Frame 1 (no input): blank canvas, image omitted
Frame 60 (the mouse pressed at the canvas centre just before this capture): blank canvas, image omitted
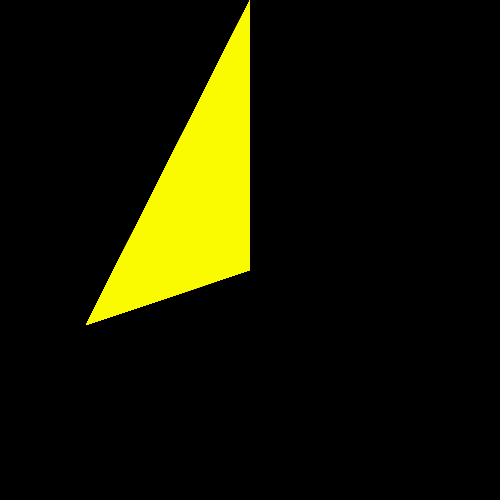
Frame 120 (the mouse held since frame 60 and released just before this capture)

The Processing sketch whose frames 1 and 60 were blank and that drew this single picture after the mouse press (run headless with seeded random() and noise(); from frame 60 on, the mouse is pressed at the canvas centre):

// Processing sketch: processing_155915
// ── processing_155915.pde

float xPos;
float change;
float random;


void setup(){
size(500,500);
background(0,0,0);
xPos = 0;
frameRate(30);
noStroke();

//fill(255,220,0);
}

void draw(){
  //background(random+mouseX,mouseY,random+mouseY);
  xPos+=0.1;
  random(-50,0);
  //triangle(30, 75, 58, 20, 86, 75);
triangle(mouseX+random,mouseY+random,28+mouseX+random,mouseY+random,mouseX+random,mouseY+random);
fill(random,mouseY+random,mouseX+random);
triangle(80+mouseY+random,mouseX+random,mouseY,mouseX+random,mouseY+random,mouseY+random);
fill(mouseY+random,mouseX+random,random);
triangle(mouseX+random,mouseX,mouseY,mouseY+random,mouseX+mouseY+random,mouseY+random);
fill(mouseY+random,mouseX+random,random);
triangle(mouseY+random,mouseX,mouseY,mouseX+random,mouseX+mouseY+random,mouseY+random);
fill(mouseY+random,mouseX+random,random);
triangle(mouseX+random,random,mouseY+random,20+mouseX,86+random,75+mouseX+random);
fill(random,mouseY+random,mouseX+random);
}
